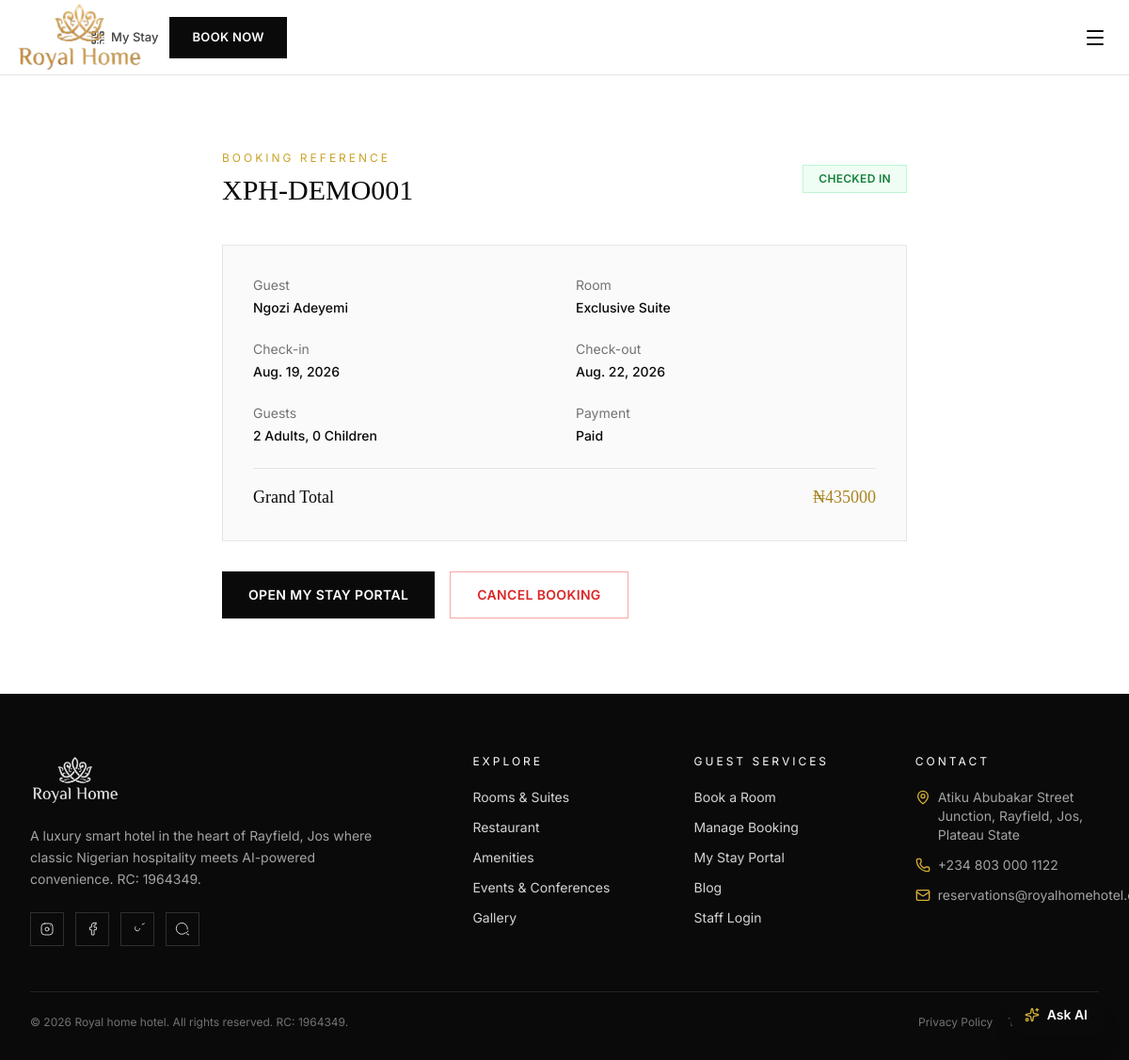
The page /book/manage/XPH-DEMO001/ on the database its author committed.
### bookings/models.py (models this page shows, shortened)
class Booking(models.Model):
    STATUS_CHOICES = [
        ('pending', 'Pending Payment'),
        ('confirmed', 'Confirmed'),
        ('checked_in', 'Checked In'),
        ('checked_out', 'Checked Out'),
        ('cancelled', 'Cancelled'),
    ]
    PAYMENT_CHOICES = [
        ('unpaid', 'Unpaid'),
        ('paid', 'Paid'),
        ('partial', 'Partial (Pay at Hotel)'),
    ]
    reference_code = models.CharField(max_length=20, unique=True, default=generate_reference, editable=False)
    room_type = models.ForeignKey(RoomType, on_delete=models.PROTECT, related_name='bookings')
    check_in = models.DateField()
    check_out = models.DateField()
    adults = models.PositiveIntegerField(default=1)
    children = models.PositiveIntegerField(default=0)
    full_name = models.CharField(max_length=150)
    email = models.EmailField()
    phone = models.CharField(max_length=30)
    whatsapp_opt_in = models.BooleanField(default=True)
    special_requests = models.TextField(blank=True)
    addons = models.ManyToManyField(AddOn, blank=True, related_name='bookings')
    room_total = models.DecimalField(max_digits=12, decimal_places=2, default=0)
    addon_total = models.DecimalField(max_digits=12, decimal_places=2, default=0)
    grand_total = models.DecimalField(max_digits=12, decimal_places=2, default=0)
    status = models.CharField(max_length=20, choices=STATUS_CHOICES, default='pending')
    payment_status = models.CharField(max_length=20, choices=PAYMENT_CHOICES, default='unpaid')
    payment_method = models.CharField(max_length=40, default='Paystack')
    created_at = models.DateTimeField(auto_now_add=True)
    class Meta:
        ordering = ['-created_at']

### rooms/models.py (models this page shows, shortened)
class RoomType(models.Model):
    CATEGORY_CHOICES = [
        ('standard', 'Standard'),
        ('deluxe', 'Deluxe'),
        ('exclusive', 'Exclusive Suite'),
        ('presidential', 'Presidential Suite'),
    ]
    name = models.CharField(max_length=120)
    slug = models.SlugField(unique=True)
    category = models.CharField(max_length=20, choices=CATEGORY_CHOICES, default='standard')
    tagline = models.CharField(max_length=200, blank=True)
    description = models.TextField()
    base_price = models.DecimalField(max_digits=10, decimal_places=2, help_text='Price per night in NGN')
    capacity_adults = models.PositiveIntegerField(default=2)
    capacity_children = models.PositiveIntegerField(default=1)
    bed_type = models.CharField(max_length=100, default='1 King Bed')
    size_sqm = models.PositiveIntegerField(default=28)
    total_rooms = models.PositiveIntegerField(default=10)
    amenities = models.TextField(help_text='Comma separated list, e.g. Free WiFi, Smart TV, Mini Bar')
    cover_image = models.ImageField(upload_to='rooms/', blank=True, null=True)
    is_featured = models.BooleanField(default=False)
    floor_range = models.CharField(max_length=50, blank=True, default='2nd - 4th Floor')
    class Meta:
        ordering = ['base_price']

### bookings/views.py (the view)
# urls.py: path('manage/<str:reference_code>/', views.manage_detail, name='manage_detail'),
def manage_detail(request, reference_code):
    booking = get_object_or_404(Booking, reference_code=reference_code)
    return render(request, 'bookings/manage_detail.html', {'booking': booking})

### templates/bookings/manage_detail.html (shortened to what this page needs)
{% extends "base.html" %}
{% block content %}
<section class="max-w-3xl mx-auto px-5 py-20">
  <div class="flex items-center justify-between mb-10">
    <div>
      <p class="uppercase tracking-widest2 text-gold-500 text-xs mb-2">Booking Reference</p>
      <h1 class="font-serif text-3xl">{{ booking.reference_code }}</h1>
    </div>
    <span class="px-4 py-1.5 text-xs uppercase tracking-wide font-semibold
      {% if booking.status == 'confirmed' %}bg-gold-50 text-gold-700 border border-gold-300
      {% elif booking.status == 'cancelled' %}bg-red-50 text-red-600 border border-red-200
      {% elif booking.status == 'checked_in' %}bg-green-50 text-green-700 border border-green-200
      {% else %}bg-grey-100 text-grey-600 border border-grey-200{% endif %}">
      {{ booking.get_status_display }}
    </span>
  </div>
  <div class="bg-grey-50 border border-grey-200 p-8 grid grid-cols-2 gap-6 text-sm mb-8">
    <div><p class="text-grey-500 mb-1">Guest</p><p class="font-medium">{{ booking.full_name }}</p></div>
    <div><p class="text-grey-500 mb-1">Room</p><p class="font-medium">{{ booking.room_type.name }}</p></div>
    <div><p class="text-grey-500 mb-1">Check-in</p><p class="font-medium">{{ booking.check_in }}</p></div>
    <div><p class="text-grey-500 mb-1">Check-out</p><p class="font-medium">{{ booking.check_out }}</p></div>
    <div><p class="text-grey-500 mb-1">Guests</p><p class="font-medium">{{ booking.adults }} Adults, {{ booking.children }} Children</p></div>
    <div><p class="text-grey-500 mb-1">Payment</p><p class="font-medium">{{ booking.get_payment_status_display }}</p></div>
    <div class="col-span-2 border-t border-grey-200 pt-4 flex justify-between">
      <p class="font-serif text-lg">Grand Total</p>
      <p class="font-serif text-lg text-gold-600">₦{{ booking.grand_total|floatformat:0 }}</p>
    </div>
  </div>
  <div class="flex flex-wrap gap-4">
    <a href="{% url 'guestportal:dashboard' booking.reference_code %}" class="inline-flex items-center gap-2 bg-ink text-white uppercase text-sm font-semibold tracking-wide px-7 py-3.5 hover:bg-gold-500 hover:text-ink transition-colors">
      Open My Stay Portal
    </a>
    {% if booking.status != 'cancelled' and booking.status != 'checked_out' %}
    <form method="post" action="{% url 'bookings:cancel' booking.reference_code %}" onsubmit="return confirm('Are you sure you want to cancel this booking?');">
      <button type="submit" class="inline-flex items-center gap-2 border border-red-300 text-red-600 uppercase text-sm font-semibold tracking-wide px-7 py-3.5 hover:bg-red-50 transition-colors">
        Cancel Booking
      </button>
    </form>
    {% endif %}
  </div>
</section>
{% endblock %}

### static/css/site.css (style rules this page uses)
html { scroll-behavior: smooth; }

### rows shown on the page
Booking: reference_code "XPH-DEMO001", status "CHECKED IN", full_name "Ngozi Adeyemi", room_type.name "Exclusive Suite", check_in "Aug. 19, 2026", check_out "Aug. 22, 2026", adults "2", children "0", payment_status "Paid", grand_total "435000"
